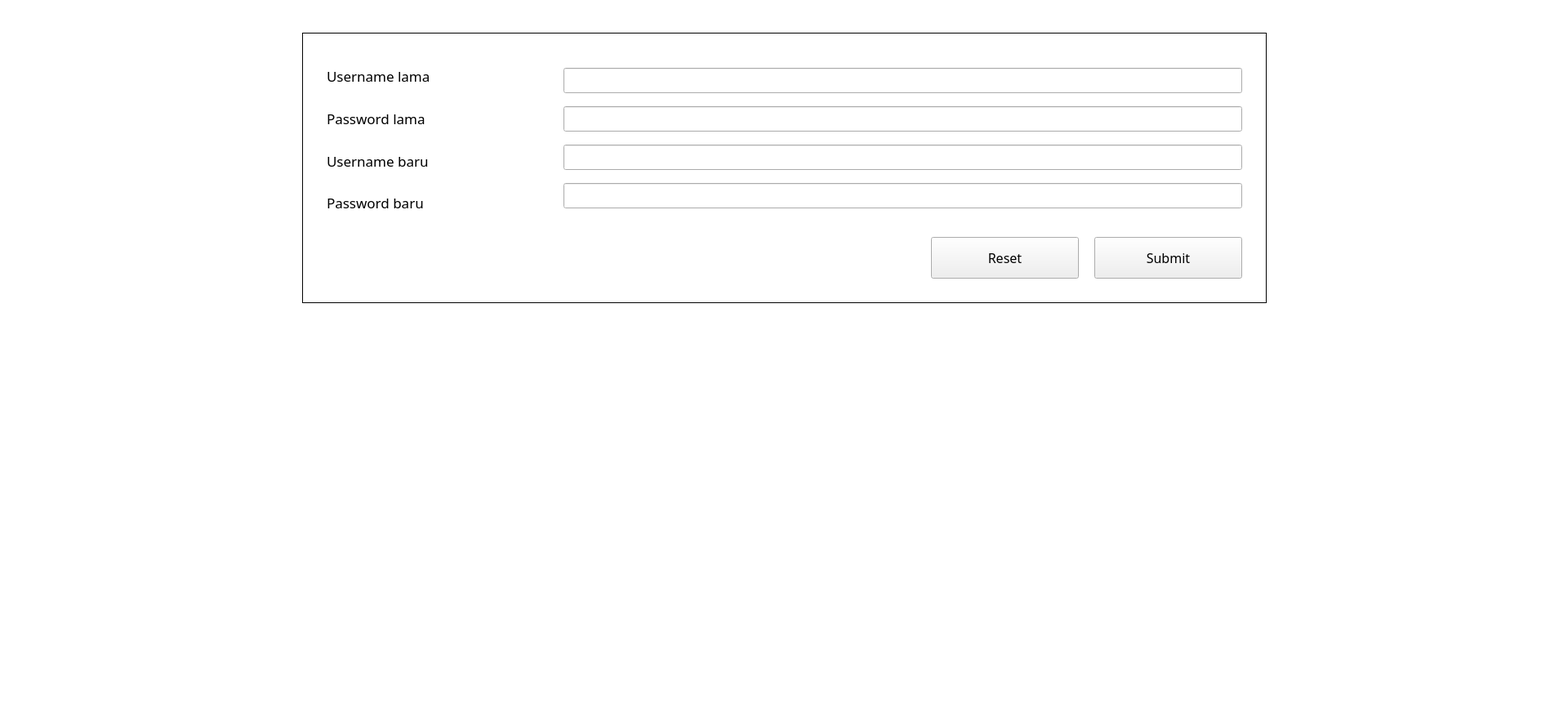
<?xml version="1.0" encoding="UTF-8"?>
<ui version="4.0">
 <class>Form_D_4</class>
 <widget class="QWidget" name="Form_D_4">
  <property name="geometry">
   <rect>
    <x>0</x>
    <y>0</y>
    <width>1920</width>
    <height>880</height>
   </rect>
  </property>
  <property name="windowTitle">
   <string>Form</string>
  </property>
  <property name="styleSheet">
   <string notr="true"/>
  </property>
  <widget class="QWidget" name="verticalLayoutWidget">
   <property name="geometry">
    <rect>
     <x>400</x>
     <y>70</y>
     <width>231</width>
     <height>201</height>
    </rect>
   </property>
   <layout class="QVBoxLayout" name="labelVLayout_D_4">
    <item>
     <widget class="QLabel" name="userLamaLabel_D_4">
      <property name="font">
       <font>
        <family>Franklin Gothic Demi Cond</family>
        <pointsize>13</pointsize>
       </font>
      </property>
      <property name="text">
       <string>Username lama</string>
      </property>
     </widget>
    </item>
    <item>
     <widget class="QLabel" name="passLamaLabel_D_4">
      <property name="font">
       <font>
        <family>Franklin Gothic Demi Cond</family>
        <pointsize>13</pointsize>
       </font>
      </property>
      <property name="text">
       <string>Password lama</string>
      </property>
     </widget>
    </item>
    <item>
     <widget class="QLabel" name="userBaruLabel_D_4">
      <property name="font">
       <font>
        <family>Franklin Gothic Demi Cond</family>
        <pointsize>13</pointsize>
       </font>
      </property>
      <property name="text">
       <string>Username baru</string>
      </property>
     </widget>
    </item>
    <item>
     <widget class="QLabel" name="passBaruLabel_D_4">
      <property name="font">
       <font>
        <family>Franklin Gothic Demi Cond</family>
        <pointsize>13</pointsize>
       </font>
      </property>
      <property name="text">
       <string>Password baru</string>
      </property>
     </widget>
    </item>
   </layout>
  </widget>
  <widget class="QWidget" name="verticalLayoutWidget_2">
   <property name="geometry">
    <rect>
     <x>690</x>
     <y>70</y>
     <width>831</width>
     <height>201</height>
    </rect>
   </property>
   <layout class="QVBoxLayout" name="inputVLayout_D_4">
    <property name="spacing">
     <number>3</number>
    </property>
    <item>
     <widget class="QLineEdit" name="userLamaInput_D_4">
      <property name="font">
       <font>
        <pointsize>14</pointsize>
       </font>
      </property>
     </widget>
    </item>
    <item>
     <widget class="QLineEdit" name="passLamaInput_D_4">
      <property name="font">
       <font>
        <pointsize>14</pointsize>
       </font>
      </property>
     </widget>
    </item>
    <item>
     <widget class="QLineEdit" name="userBaruInput_D_4">
      <property name="font">
       <font>
        <pointsize>14</pointsize>
       </font>
      </property>
     </widget>
    </item>
    <item>
     <widget class="QLineEdit" name="passBaruInput_D_4">
      <property name="font">
       <font>
        <pointsize>14</pointsize>
       </font>
      </property>
     </widget>
    </item>
   </layout>
  </widget>
  <widget class="QPushButton" name="resetButton_D_4">
   <property name="geometry">
    <rect>
     <x>1140</x>
     <y>290</y>
     <width>181</width>
     <height>51</height>
    </rect>
   </property>
   <property name="font">
    <font>
     <family>Franklin Gothic Demi Cond</family>
     <pointsize>12</pointsize>
    </font>
   </property>
   <property name="text">
    <string>Reset</string>
   </property>
  </widget>
  <widget class="QPushButton" name="submitButton_D_4">
   <property name="geometry">
    <rect>
     <x>1340</x>
     <y>290</y>
     <width>181</width>
     <height>51</height>
    </rect>
   </property>
   <property name="font">
    <font>
     <family>Franklin Gothic Demi Cond</family>
     <pointsize>12</pointsize>
    </font>
   </property>
   <property name="text">
    <string>Submit</string>
   </property>
  </widget>
  <widget class="QLabel" name="borderLabel_D_4">
   <property name="geometry">
    <rect>
     <x>370</x>
     <y>40</y>
     <width>1181</width>
     <height>331</height>
    </rect>
   </property>
   <property name="styleSheet">
    <string notr="true">border: 1px solid black</string>
   </property>
   <property name="text">
    <string/>
   </property>
  </widget>
  <widget class="QLabel" name="backgroundLabel_D_4">
   <property name="geometry">
    <rect>
     <x>0</x>
     <y>0</y>
     <width>1920</width>
     <height>880</height>
    </rect>
   </property>
   <property name="styleSheet">
    <string notr="true">background-color: white</string>
   </property>
   <property name="text">
    <string/>
   </property>
  </widget>
  <zorder>backgroundLabel_D_4</zorder>
  <zorder>borderLabel_D_4</zorder>
  <zorder>verticalLayoutWidget</zorder>
  <zorder>verticalLayoutWidget_2</zorder>
  <zorder>resetButton_D_4</zorder>
  <zorder>submitButton_D_4</zorder>
 </widget>
 <resources/>
 <connections/>
</ui>
